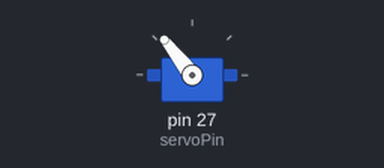
A sketch run on a simulated Arduino Mega 2560, built with avr-gcc and run on an emulated ATmega2560. Shown: servo. Wiring (inferred from the names in the program): 2 × servo: signal pin 27 / signal pin 28. Servo pulses on a pin are drawn as a servo (544–2400 µs = 0–180°).

Above: at 0.05 s.
At 4.0 s:
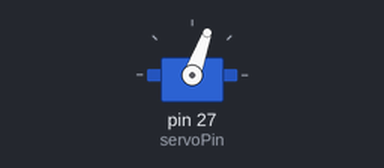
Timing chart, 0 to 5.2 s (numbered marks = the images above):
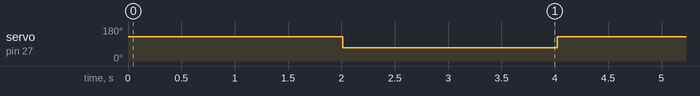

Measured:
- by itself, servo on pin 27 (servoPin): alternates 128° for 2.0 s and 70° for 2.0 s

The sketch:

pwm_Test.ino
```cpp
#define servoPin 27
const int servoPower = 28;

int dly = 2000;

void setup() {
  Serial.begin(115200);
  pinMode(servoPin, OUTPUT);
  pinMode(servoPower, OUTPUT); // Servo power control pin

  digitalWrite(servoPower, HIGH);
}

void loop() {
  //while (Serial.available() == 0);

  //int u = Serial.parseInt();

  //Serial.print("Motor Signal: ");
  //Serial.println(u);
  motorController(0);
  delay(dly);
  motorController(33);
  delay(dly);
}

void motorController(int d){
  // 500 load - 670 full extention - 1770 default - 1850 stowed
  int max = 1860;
  int min = 770;
  int extendH = 5;
  int retractH = 5;
  int extention = 60;

  int x = -((max - min) / extention) * d + max;

  for (int i = 0; i <= 2; i++) {
    // A pulse each 20ms
    digitalWrite(servoPin, HIGH);
    delayMicroseconds(x); // Duration of the pusle in microseconds
    digitalWrite(servoPin, LOW);
    delayMicroseconds(18550); // 20ms - duration of the pusle
    // Pulses duration: 500 - 0deg; 1500 - 90deg; 2500 - 180deg
  }
  //servo(x);
}

void servo(int x) {
  for (int i = 0; i <= 2; i++) {
    // A pulse each 20ms
    digitalWrite(servoPin, HIGH);
    delayMicroseconds(x); // Duration of the pusle in microseconds
    digitalWrite(servoPin, LOW);
    delayMicroseconds(18550); // 20ms - duration of the pusle
    // Pulses duration: 500 - 0deg; 1500 - 90deg; 2500 - 180deg
  }
}
```
